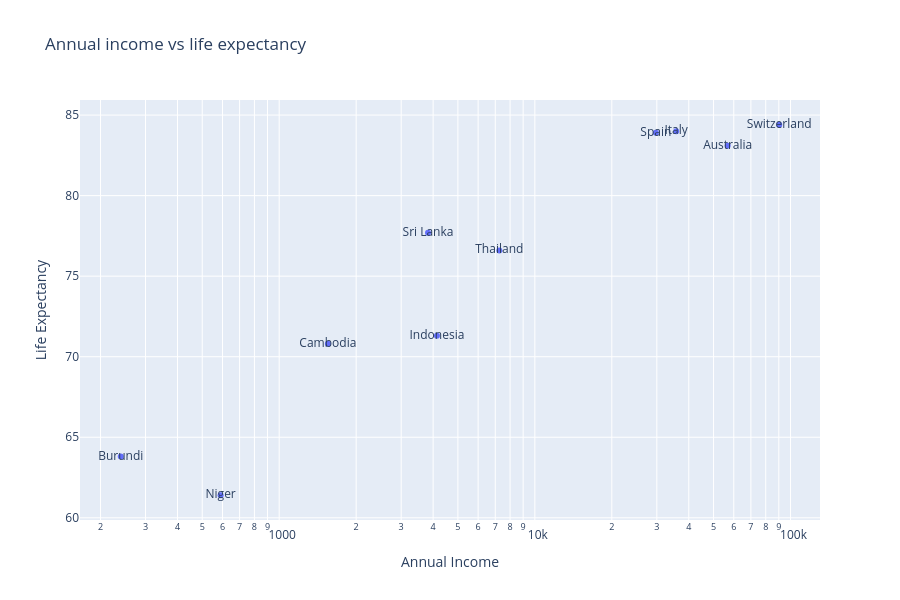

Notebook source saved alongside this figure:
### Markdown cell above
This data suggests that as annual income increases, life expectancy increases until it plateaus at a point between Spain and Thailand/Sri Lanka. Burundi and Niger are the bottom 2 for both annual income and life expectancy, suggesting a low quality of life within the countries. However, this positive relationship is not a strict rule between countries, as Sri Lanka has a lower annual income than Thailand yet a higher life expectancy. Higher income may allow citizens to access healthcare, nutrition and better living conditions, potentially contributing to longer life expectancies, yet other factors may influence this, and correlation does not prove causation.

### Code cell
px.scatter(df, x='annual_income', y='life_expectancy', text=df.index,
           title='Annual income vs life expectancy',
          labels={'life_expectancy':'Life Expectancy',
                 'annual_income':'Annual Income'}, log_x=True, height=600)

### Figure 1 — Plotly figure (JSON) as saved in the notebook; plotly's stock layout.template omitted (floating-point values rounded to 4 significant figures)
{"data": [{"hovertemplate": "Annual Income=%{x}<br>Life Expectancy=%{y}<br>country=%{text}<extra></extra>", "legendgroup": "", "marker": {"color": "#636efa", "symbol": "circle"}, "mode": "markers+text", "name": "", "orientation": "v", "showlegend": false, "text": ["Sri Lanka", "Niger", "Indonesia", "Thailand", "Cambodia", "Italy", "Spain", "Burundi", "Switzerland", "Australia"], "type": "scatter", "x": [3820.0, 590.0, 4140.0, 7260.0, 1550.0, 35710.0, 29740.0, 240.0, 90360.0, 56760.0], "xaxis": "x", "y": [77.7, 61.4, 71.3, 76.6, 70.8, 84.0, 83.9, 63.8, 84.4, 83.1], "yaxis": "y"}], "layout": {"height": 600, "legend": {"tracegroupgap": 0}, "title": {"text": "Annual income vs life expectancy"}, "xaxis": {"anchor": "y", "domain": [0, 1], "title": {"text": "Annual Income"}, "type": "log"}, "yaxis": {"anchor": "x", "domain": [0, 1], "title": {"text": "Life Expectancy"}}}}
